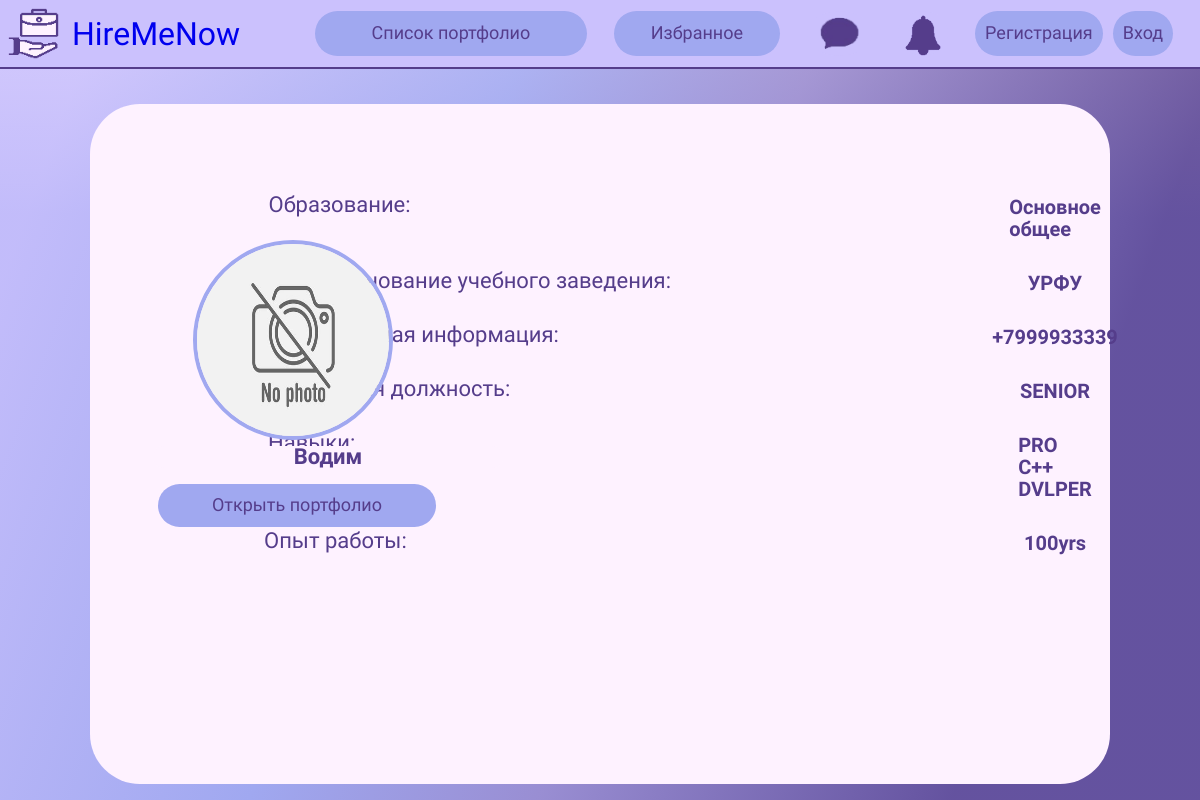
Screenshot of /profile/im2d/ with the database file from the repository.
### mainApp/models.py (models this page shows, shortened)
class userProfile(models.Model):
    user = models.OneToOneField(User, null=True, on_delete=models.CASCADE)
    resume = models.FileField(upload_to='files/', validators=[FileExtensionValidator(allowed_extensions=['pdf'])], blank=True)
    avatar = models.ImageField(upload_to='images/', default='../static/img/profile.png', validators=[FileExtensionValidator(allowed_extensions=['png', 'jpg', 'jpeg'])], blank=True)
    fullName = models.CharField(max_length=100, blank=False, default='похоже, тут ничего нет...')
    education = models.CharField(max_length=100, blank=False, default='похоже, тут ничего нет...')
    edu_base = models.CharField(max_length=100, blank=False, default='похоже, тут ничего нет...')
    contacts = models.CharField(max_length=250, blank=False, default='похоже, тут ничего нет...')
    level = models.CharField(max_length=100, blank=False, default='похоже, тут ничего нет...')
    chars = models.CharField(max_length=150, blank=False, default='похоже, тут ничего нет...')
    exp = models.CharField(max_length=200, blank=False, default='похоже, тут ничего нет...')

### mainApp/views.py (the view)
# urls.py: path('profile/<str:username>/', views.profile, name='profile'),
def profile(request, username):
    user = User.objects.get(username=username)
    user_profile = userProfile.objects.get(user=user)
    if request.method == 'POST':
        user_profile.avatar = request.POST.get('img')
        user_profile.save()
    context = {
        'user_profile': user_profile
    }
    return render(request, 'profile.html', context)

### templates/profile.html (shortened to what this page needs)
{% load static %}
<!DOCTYPE html>
<html lang="ru" dir="ltr">
  <head>
    <link rel="stylesheet" href="{% static 'css/profile.css' %}">
      <link rel="stylesheet" href="{% static 'css/no_underline.css' %}">
  </head>
  <body>
    <div id="nav-bar">
		<a href="{% url 'home' %}" id="header">
			<img id="main-logo" src="{% static 'img/logo.png' %}" alt="logo">
			<h1 id="name">HireMeNow</h1>
		</a>
		<div id="buttons">
			<button class="btn" id="portfolio-list">Список портфолио</button>
			<button class="btn" id="favorite">Избранное</button>
			<a href="{% url 'chat_template' %}" id="chat">
			<img src="{% static 'img/chat.png' %}" width="65px" alt="chat">
			</a>
			<a href="{% url 'home' %}" id="notice">
			<img src="{% static 'img/notice.png' %}" width="50px" alt="notice">
			</a>
            {% if user.is_authenticated %}
            <div id="enter">
				<a href="{% url 'profile' request.user.username %}" class="btn" id="profile"><img id="profile-picture" src="{% static 'img/profile.png' %}" width="40px">Профиль</a>
				<a href="{% url 'logout' %}" class="btn" id="logout">Выйти</a>
			</div>
            {% else %}
			<div id="enter">
				<a href="{% url 'register' %}" class="btn" id="reg">Регистрация</a>
				<a href="{% url 'login' %}" class="btn" id="log">Вход</a>
			</div>
            {% endif %}
		</div>
	</div>
	<div class="hero">
		<div class="info">
			<div id="education">
				<h5 class="info-labels">Образование:</h5>
			</div>
			<p class="input-value">{{ user_profile.education }}</p>
			<div id="school-name">
				<h5>Наименование учебного заведения:</h5>
			</div>
			<p class="input-value">{{ user_profile.edu_base }}</p>
			<div id="contacts">
				<h5>Контактная информация:</h5>
			</div>
			<p class="input-value">{{ user_profile.contacts }}</p>
			<div id="fav-role">
				<h5>Желаемая должность:</h5>
			</div>
			<p class="input-value">{{ user_profile.level }}</p>
			<div id="skills">
				<h5>Навыки:</h5>
			</div>
			<p class="input-value">{{ user_profile.chars }}</p>
			<div id="exp">
				<h5>Опыт работы:</h5>
			</div>
			<p class="input-value">{{ user_profile.exp }}</p>
			</div>
		<div class="avatar-header">
			<img class="avatar" src="{{ user_profile.avatar.url }}"/>
            <h3 id="user-name">{{ user_profile.fullName }}</h3>
			<div class="btn-wrap">
			<a href="{% url 'watch-portfolio' user_profile.user.username%}" class="avatar-header-btn" id="open-portfolio">Открыть портфолио</a>
            </div>
		</div>
	</div>
	</body>
</html>

### static/css/profile.css (style rules this page uses)
* { margin: 0; padding: 0; box-sizing: border-box; font-family: 'Comfortaa'; }
body { width: 100vw; height: 100vh; background: linear-gradient(110.2deg, rgba(203, 193, 253, 0.8) 7%, rgba(160, 168, 240, 0.8) 36.37%, rgba(151, 135, 203, 0.8) 55.83%, rgba(85, 61, 139, 0.8) 83.36%), linear-gradient(180.21deg, #FEF2FF 0.19%, #A0A8F0 27.03%);; overflow: hidden; color: #553d8b; }
#header { display: flex; align-items: center; justify-content: left; gap: 5px; }
#nav-bar { display: flex; align-items: center; flex-direction: row; background: #CBC1FD; border-bottom: 2px solid #553D8B; }
#buttons { width: 100%; display: flex; justify-content: space-evenly; }
#main-logo { width: 67px; height: 67px; }
#name { position: flex; display: flex; width: 216px; height: 40px; font-weight: 400; font-size: 32px; line-height: 40px; }
.btn { display: flex; flex-direction: row; justify-content: center; align-items: center; padding: 10px; background: #A0A8F0; border-radius: 25px; font-weight: 400; font-size: 18px; line-height: 22px; text-align: center; border: none; height: 45.83px; color: #553d8b; }
#portfolio-list { width: 272.41px; cursor: pointer; }
#favorite { width: 166.02px; cursor: pointer; }
#chat { display: flex; align-items: center; height: 45px; border: none; border-radius: 50%; cursor: pointer; background: #CBC1FD; }
#notice { height: 45px; border: none; border-radius: 50%; cursor: pointer; background: #CBC1FD; }
#enter { display: flex; flex-direction: row; gap: 10px; }
::placeholder { color: #553D8B; }
.hero { margin: 35px auto; width: 1820px; max-width: 85vw; height: 930px; max-height: 85vh; background: #FEF2FF; border-radius: 50px; }
.avatar-header { display: flex; flex-direction: column; justify-content: center; align-items: left; margin-left: 48px; margin-top: -40vh; position:relative; }
#user-name { margin-left: 15px; border-radius: 20px; margin-top: 6px; width: 40vw; max-width: 350px; background-color: #FEF2FF; color: #553D8B; font-weight: 700; font-size: 22px; line-height: 22px; min-height: 22px; text-align: center; }
::placeholder { text-align:center; }
.avatar { width: 200px; height: 200px; margin-left: 55px; margin-top: 6px; border-radius: 50%; border: 4px solid #A0A8F0; }
.btn-wrap { display: flex; flex-direction: column; justify-content: center; margin-left: 20px; width: 200px; }
.avatar-header-btn { padding: 12px; gap: 10px; height: 42.83px; background: #A0A8F0; border-radius: 54px; display: flex; flex-direction: row; justify-content: center; align-items: center; font-style: normal; font-weight: 400; font-size: 18px; line-height: 22px; border: none; color: #553D8B; }
#open-portfolio { width: 278px; margin-top: 16px; }
.info { display: flex; flex-direction: column; align-items: center; padding-top: 90px; margin-right: 20px; }
.info h5 { font-style: normal; font-weight: 400; font-size: 22px; line-height: 22px; }
#education { display: flex; flex-direction: row; margin-right: 143px; }
#school-name { display: flex; flex-direction: row; margin-left: 38px; margin-top: 30px; }
#contacts { display: flex; flex-direction: row; margin-right: 76px; margin-top: 30px; }
#fav-role { display: flex; flex-direction: row; margin-right: 126px; margin-top: 30px; }
#skills { display: flex; flex-direction: row; margin-right: 144px; margin-top: 30px; }
#exp { display: flex; flex-direction: row; margin-right: 152px; margin-top: 30px; }
.info p { margin-left: 930px; margin-top: -20px; font-weight: bold; font-size: 20px; line-height: 22px; }
.info h5 { margin-left: -250px; }

### static/css/no_underline.css (style rules this page uses)
a { text-decoration: none; }

### rows the page displays
userProfile: education "Основное общее", edu_base "УРФУ", contacts "+7999933339", level "SENIOR", chars "PRO C++ DVLPER", exp "100yrs", avatar (placeholder picture), fullName "Водим"
